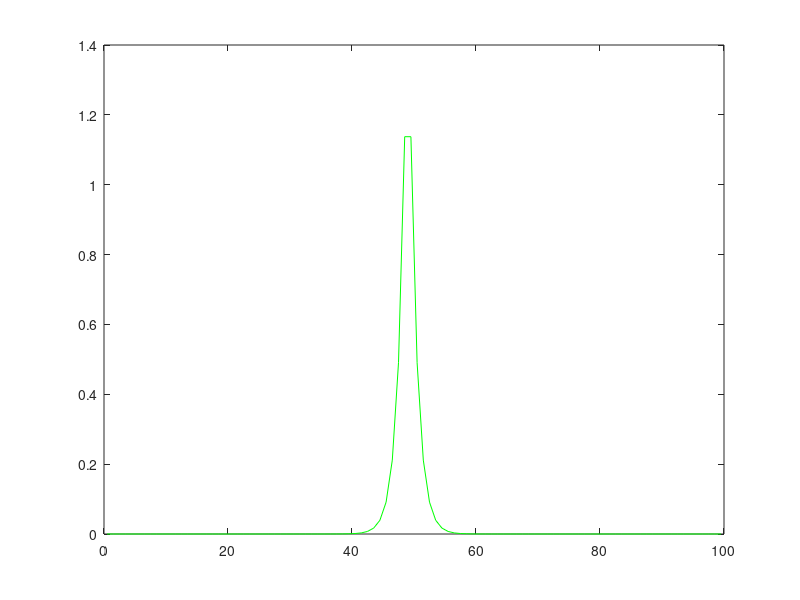

This figure's MATLAB source:
%RICHARD VASQUES 

clear all
clc

T=100; % Total length of system
n=100; % # of points
m1=1;
m2=2;
c=1-0.25;
q=1;


h=T/(n);
Et=2*m1/m2;
Ea=(1-c)/m1;
D=1/(3*Et);

A=zeros(n+1,n+1);
B=zeros(n+1,1);
SF=zeros(n+1,1);

A(1,1)= 1./2 + 3*D/(2*h);
A(1,2)= -4*D/(2*h);
A(1,3)= D/(2*h);
for i=2:n
    A(i,i-1)= -D/(h^2);
    A(i,i)= Ea+2*D/(h^2);
    A(i,i+1)= -D/(h^2);
    if i*h>(T/2-0.5)
        if i*h<(T/2+0.5)
            B(i) = q;
        end
    end
end
A(n+1,n-1)= D/(2*h);
A(n+1,n)= -4*D/(2*h);
A(n+1,n+1) = 1./2 + 3*D/(2*h);

SF0=A\B;
SF=1/2*(SF0(2:end)+SF0(1:end-1))
%for i=1:length(SF)
%    SF(i)=1/2*(SF(i)+SF(end+1-i));
%    SF(end+1-i)=SF(i);
%end

p=0+h/2:h:T-h/2;                   % p is line along x-axis.
plot(p,SF,'g'); hold on
%plot(p,SF2,'b');


save SP1.mat
